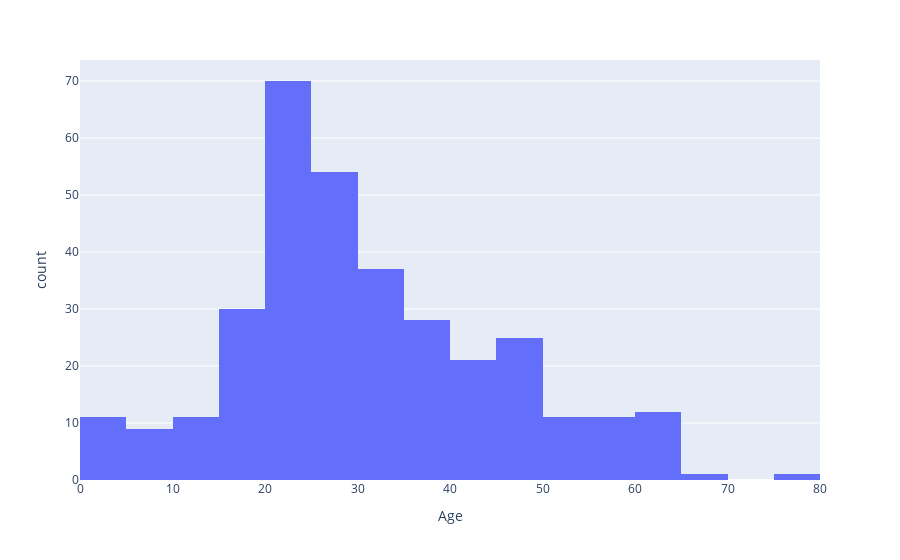

Notebook code for this chart:
### Code cell
px.histogram(df, x='Age')

### Figure 1 — Plotly figure (JSON) as saved in the notebook; plotly's stock layout.template omitted (floating-point values rounded to 4 significant figures; data arrays with more than 128 entries replaced by an {"elided": "..."} marker saying what was removed)
{"data": [{"alignmentgroup": "True", "bingroup": "x", "hovertemplate": "Age=%{x}<br>count=%{y}<extra></extra>", "legendgroup": "", "marker": {"color": "#636efa", "pattern": {"shape": ""}}, "name": "", "offsetgroup": "", "orientation": "v", "showlegend": false, "type": "histogram", "x": {"elided": "418 float values"}, "xaxis": "x", "yaxis": "y"}], "layout": {"barmode": "relative", "legend": {"tracegroupgap": 0}, "margin": {"t": 60}, "xaxis": {"anchor": "y", "domain": [0, 1], "title": {"text": "Age"}}, "yaxis": {"anchor": "x", "domain": [0, 1], "title": {"text": "count"}}}}
